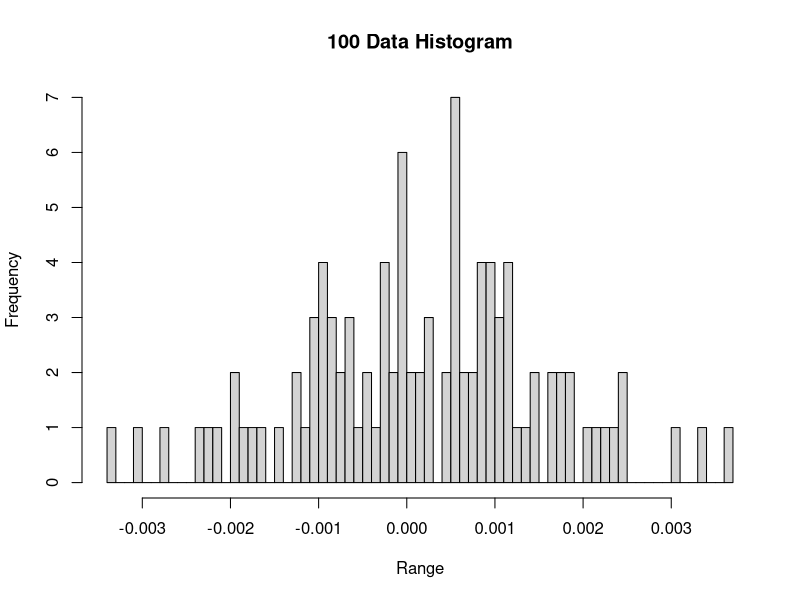

The R source for this figure:
#4 x=2, v=10

#4a fungsi prob dan dist chisquare
x <- 2
v <- 10

integral <- function(x)
{
  return (x^(5) * exp(1)^(-x))
}

temp <- integrate(integral, 0, Inf)

z <- as.numeric(temp[1])

fx <- function(input)
{
  return (1 / (z * 2^(1/2 * v)) * x^(v/2 - 1) * exp(1)^(-x/2) * input)
}

#4b histogram 100 data

set.seed(1)
r <- rnorm(1000)
hist(fx(r[1:100]), main = "100 Data Histogram", breaks = 100, xlab = "Range")

#4c rerata dan varian

paste ("Rerata = ", v, " | Varian = ", v*2)